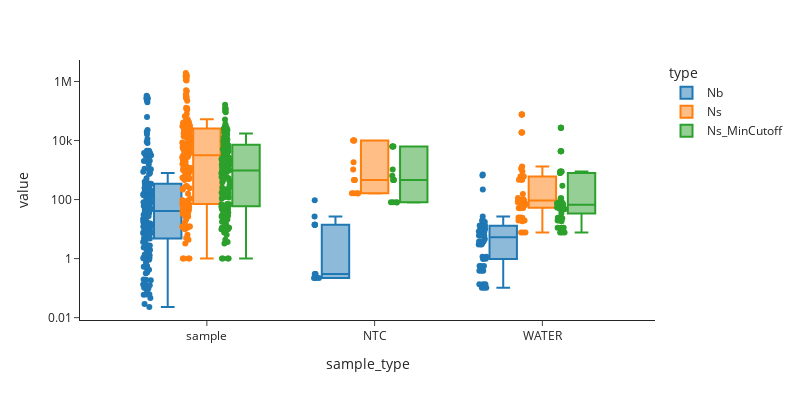
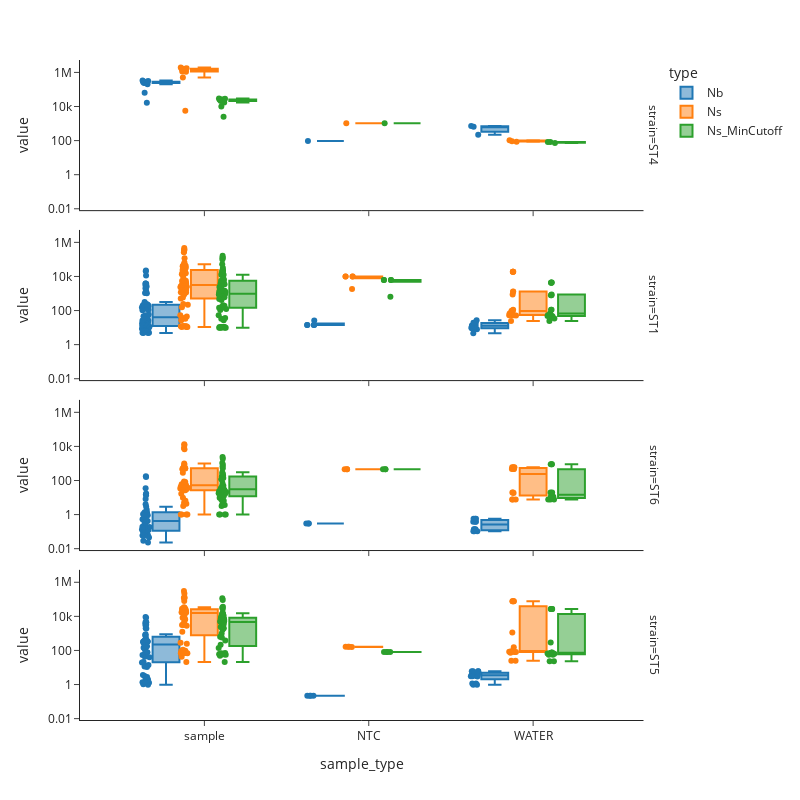

These figures' notebook cell, in order:
### Code cell
df_plot = df_FP[['cage','strain', 'sample_id', 'sample_type','Nb', 'Ns', 'Ns_MinCutoff']].set_index(['cage','strain', 'sample_id', 'sample_type']).stack()
df_plot = df_plot.reset_index()
df_plot = df_plot.rename(columns = {'level_4': 'type', 0: 'value'})
display(df_plot)
fig = px.box(df_plot,
            y = 'value',
            x = 'sample_type',
            color = 'type',
            points = 'all',
            template = 'simple_white',
            width = 800,
            height = 400,
            log_y = True)
fig.show()
fig = px.box(df_plot,
            y = 'value',
            x = 'sample_type',
            facet_row = 'strain',
            color = 'type',
            points = 'all',
            template = 'simple_white',
            width = 800,
            height = 800,
            log_y = True)
fig.show()

### Figure 1 — Plotly figure (JSON) as saved in the notebook; plotly's stock layout.template omitted (floating-point values rounded to 4 significant figures; data arrays with more than 128 entries replaced by an {"elided": "..."} marker saying what was removed)
{"data": [{"alignmentgroup": "True", "boxpoints": "all", "hovertemplate": "type=Nb<br>sample_type=%{x}<br>value=%{y}<extra></extra>", "legendgroup": "Nb", "marker": {"color": "#1F77B4"}, "name": "Nb", "notched": false, "offsetgroup": "Nb", "orientation": "v", "showlegend": true, "type": "box", "x": {"elided": "245 str values"}, "x0": " ", "xaxis": "x", "y": {"elided": "245 float values"}, "y0": " ", "yaxis": "y"}, {"alignmentgroup": "True", "boxpoints": "all", "hovertemplate": "type=Ns<br>sample_type=%{x}<br>value=%{y}<extra></extra>", "legendgroup": "Ns", "marker": {"color": "#FF7F0E"}, "name": "Ns", "notched": false, "offsetgroup": "Ns", "orientation": "v", "showlegend": true, "type": "box", "x": {"elided": "245 str values"}, "x0": " ", "xaxis": "x", "y": {"elided": "245 float values"}, "y0": " ", "yaxis": "y"}, {"alignmentgroup": "True", "boxpoints": "all", "hovertemplate": "type=Ns_MinCutoff<br>sample_type=%{x}<br>value=%{y}<extra></extra>", "legendgroup": "Ns_MinCutoff", "marker": {"color": "#2CA02C"}, "name": "Ns_MinCutoff", "notched": false, "offsetgroup": "Ns_MinCutoff", "orientation": "v", "showlegend": true, "type": "box", "x": {"elided": "245 str values"}, "x0": " ", "xaxis": "x", "y": {"elided": "245 float values"}, "y0": " ", "yaxis": "y"}], "layout": {"boxmode": "group", "height": 400, "legend": {"title": {"text": "type"}, "tracegroupgap": 0}, "margin": {"t": 60}, "width": 800, "xaxis": {"anchor": "y", "domain": [0, 1], "title": {"text": "sample_type"}}, "yaxis": {"anchor": "x", "domain": [0, 1], "title": {"text": "value"}, "type": "log"}}}

### Figure 2 — Plotly figure (JSON) as saved in the notebook; plotly's stock layout.template omitted (floating-point values rounded to 4 significant figures)
{"data": [{"alignmentgroup": "True", "boxpoints": "all", "hovertemplate": "type=Nb<br>strain=ST4<br>sample_type=%{x}<br>value=%{y}<extra></extra>", "legendgroup": "Nb", "marker": {"color": "#1F77B4"}, "name": "Nb", "notched": false, "offsetgroup": "Nb", "orientation": "v", "showlegend": true, "type": "box", "x": ["sample", "sample", "sample", "sample", "sample", "sample", "sample", "sample", "sample", "sample", "sample", "sample", "sample", "sample", "NTC", "WATER", "WATER", "WATER"], "x0": " ", "xaxis": "x4", "y": [199300.0, 253200.0, 265700.0, 236900.0, 280800.0, 238600.0, 16420.0, 63240.0, 329900.0, 273600.0, 312400.0, 261200.0, 280200.0, 239400.0, 93.85, 219.1, 711.3, 648.7], "y0": " ", "yaxis": "y4"}, {"alignmentgroup": "True", "boxpoints": "all", "hovertemplate": "type=Nb<br>strain=ST1<br>sample_type=%{x}<br>value=%{y}<extra></extra>", "legendgroup": "Nb", "marker": {"color": "#1F77B4"}, "name": "Nb", "notched": false, "offsetgroup": "Nb", "orientation": "v", "showlegend": false, "type": "box", "x": ["sample", "sample", "sample", "sample", "sample", "sample", "sample", "sample", "sample", "sample", "sample", "sample", "sample", "sample", "NTC", "WATER", "WATER", "WATER", "sample", "sample", "sample", "sample", "sample", "sample", "sample", "sample", "sample", "sample", "sample", "sample", "sample", "sample", "NTC", "WATER", "WATER", "WATER", "WATER", "sample", "sample", "sample", "sample", "sample", "sample", "sample", "sample", "sample", "sample", "sample", "sample", "sample", "sample", "NTC", "WATER", "WATER", "WATER", "WATER", "sample", "sample", "sample", "sample", "sample", "sample", "sample", "sample", "sample", "sample", "sample", "sample", "sample", "sample", "NTC", "WATER", "WATER", "WATER", "WATER", "sample", "sample", "sample", "sample", "sample", "sample", "sample", "sample", "sample", "sample", "sample", "sample", "sample", "sample", "NTC", "WATER", "WATER", "WATER", "WATER"], "x0": " ", "xaxis": "x3", "y": [26.4, 35.33, 12.46, 12.76, 8.525, 12.21, 150.9, 319.5, 17.38, 17.9, 13.02, 13.73, 14.43, 14.71, 26.48, 8.115, 26.81, 17.32, 9.444, 12.26, 7.31, 4.92, 8.063, 4.865, 46.62, 13.83, 7.193, 5.016, 7.139, 5.583, 7.88, 4.836, 14.07, 10.35, 9.087, 19.39, 13.14, 6.569, 125.3, 216.5, 27.34, 205.8, 170.3, 17.72, 11.24, 213.4, 46.82, 217.6, 52.86, 212.7, 198.3, 14.05, 9.787, 4.598, 19.39, 13.15, 8.121, 8.649, 2577.0, 12.78, 1113.0, 59.56, 244.8, 15.88, 3825.0, 191.4, 3770.0, 105.8, 1534.0, 186.3, 14.07, 9.66, 8.263, 19.39, 12.86, 112.8, 3822.0, 3524.0, 140.1, 1068.0, 11230.0, 30.69, 22530.0, 211.3, 20000.0, 1034.0, 2046.0, 3026.0, 22.16, 14.07, 10.15, 8.644, 19.39, 13.01], "y0": " ", "yaxis": "y3"}, {"alignmentgroup": "True", "boxpoints": "all", "hovertemplate": "type=Nb<br>strain=ST6<br>sample_type=%{x}<br>value=%{y}<extra></extra>", "legendgroup": "Nb", "marker": {"color": "#1F77B4"}, "name": "Nb", "notched": false, "offsetgroup": "Nb", "orientation": "v", "showlegend": false, "type": "box", "x": ["sample", "sample", "sample", "sample", "sample", "sample", "sample", "sample", "sample", "sample", "sample", "sample", "sample", "sample", "NTC", "WATER", "WATER", "WATER", "WATER", "sample", "sample", "sample", "sample", "sample", "sample", "sample", "sample", "sample", "sample", "sample", "sample", "sample", "sample", "NTC", "WATER", "WATER", "WATER", "WATER", "sample", "sample", "sample", "sample", "sample", "sample", "sample", "sample", "sample", "sample", "sample", "sample", "sample", "sample", "NTC", "WATER", "WATER", "WATER", "WATER"], "x0": " ", "xaxis": "x2", "y": [0.9653, 0.5635, 0.1245, 0.02874, 0.4174, 0.09783, 0.07937, 0.02291, 8.215, 0.1931, 0.1326, 0.1136, 1.311, 3.998, 0.2997, 0.5635, 0.3849, 0.1357, 0.1036, 0.7124, 0.1031, 0.4257, 0.1565, 0.1846, 1.373, 0.09836, 0.04593, 13.69, 0.3172, 1.018, 0.1951, 17.48, 178.4, 0.2997, 0.5633, 0.3849, 0.1357, 0.1036, 0.06023, 0.05967, 0.3365, 1.945, 0.5115, 1.084, 0.5313, 15.33, 2.84, 0.1253, 0.06167, 159.2, 35.23, 0.9195, 0.2997, 0.5635, 0.3849, 0.1357, 0.1036], "y0": " ", "yaxis": "y2"}, {"alignmentgroup": "True", "boxpoints": "all", "hovertemplate": "type=Nb<br>strain=ST5<br>sample_type=%{x}<br>value=%{y}<extra></extra>", "legendgroup": "Nb", "marker": {"color": "#1F77B4"}, "name": "Nb", "notched": false, "offsetgroup": "Nb", "orientation": "v", "showlegend": false, "type": "box", "x": ["sample", "sample", "sample", "sample", "sample", "sample", "sample", "sample", "sample", "sample", "sample", "sample", "sample", "sample", "NTC", "WATER", "WATER", "WATER", "WATER", "sample", "sample", "sample", "sample", "sample", "sample", "sample", "sample", "sample", "sample", "sample", "sample", "sample", "sample", "NTC", "WATER", "WATER", "WATER", "WATER", "sample", "sample", "sample", "sample", "sample", "sample", "sample", "sample", "sample", "sample", "sample", "sample", "sample", "sample", "NTC", "WATER", "WATER", "WATER", "WATER", "sample", "sample", "sample", "sample", "sample", "sample", "sample", "sample", "sample", "sample", "sample", "sample", "sample", "sample", "NTC", "WATER", "WATER", "WATER", "WATER"], "x0": " ", "xaxis": "x", "y": [339.8, 2.371, 73.74, 40.09, 79.68, 19.55, 334.0, 1.042, 60.59, 3.198, 162.4, 10.52, 14.02, 110.8, 0.2209, 3.814, 3.042, 6.035, 0.9788, 2.774, 331.7, 404.2, 337.1, 80.87, 338.6, 1.288, 1.44, 334.2, 345.9, 378.5, 343.7, 301.3, 334.7, 0.2211, 3.829, 3.223, 6.035, 0.9691, 1.955, 53.78, 191.7, 3179.0, 145.6, 3801.0, 1.341, 20.66, 257.3, 4504.0, 175.7, 4459.0, 161.9, 4532.0, 0.2214, 3.812, 3.003, 6.035, 1.145, 530.7, 879.2, 3133.0, 3.644, 2008.0, 11.38, 3940.0, 42.29, 9165.0, 799.4, 8265.0, 727.9, 1971.0, 0.9839, 0.2215, 3.816, 3.03, 6.035, 1.144], "y0": " ", "yaxis": "y"}, {"alignmentgroup": "True", "boxpoints": "all", "hovertemplate": "type=Ns<br>strain=ST4<br>sample_type=%{x}<br>value=%{y}<extra></extra>", "legendgroup": "Ns", "marker": {"color": "#FF7F0E"}, "name": "Ns", "notched": false, "offsetgroup": "Ns", "orientation": "v", "showlegend": true, "type": "box", "x": ["sample", "sample", "sample", "sample", "sample", "sample", "sample", "sample", "sample", "sample", "sample", "sample", "sample", "sample", "NTC", "WATER", "WATER", "WATER"], "x0": " ", "xaxis": "x4", "y": [1079000.0, 1307000.0, 1655000.0, 1386000.0, 1638000.0, 1481000.0, 5684.0, 500600.0, 1658000.0, 1940000.0, 1518000.0, 1121000.0, 1742000.0, 1169000.0, 1045.0, 103.2, 86.26, 90.41], "y0": " ", "yaxis": "y4"}, {"alignmentgroup": "True", "boxpoints": "all", "hovertemplate": "type=Ns<br>strain=ST1<br>sample_type=%{x}<br>value=%{y}<extra></extra>", "legendgroup": "Ns", "marker": {"color": "#FF7F0E"}, "name": "Ns", "notched": false, "offsetgroup": "Ns", "orientation": "v", "showlegend": false, "type": "box", "x": ["sample", "sample", "sample", "sample", "sample", "sample", "sample", "sample", "sample", "sample", "sample", "sample", "sample", "sample", "NTC", "WATER", "WATER", "WATER", "sample", "sample", "sample", "sample", "sample", "sample", "sample", "sample", "sample", "sample", "sample", "sample", "sample", "sample", "NTC", "WATER", "WATER", "WATER", "WATER", "sample", "sample", "sample", "sample", "sample", "sample", "sample", "sample", "sample", "sample", "sample", "sample", "sample", "sample", "NTC", "WATER", "WATER", "WATER", "WATER", "sample", "sample", "sample", "sample", "sample", "sample", "sample", "sample", "sample", "sample", "sample", "sample", "sample", "sample", "NTC", "WATER", "WATER", "WATER", "WATER", "sample", "sample", "sample", "sample", "sample", "sample", "sample", "sample", "sample", "sample", "sample", "sample", "sample", "sample", "NTC", "WATER", "WATER", "WATER", "WATER"], "x0": " ", "xaxis": "x3", "y": [861.0, 243.4, 2994.0, 2674.0, 2331.0, 2688.0, 3047.0, 5370.0, 5607.0, 5981.0, 3190.0, 4161.0, 3850.0, 4152.0, 1824.0, 24.16, 92.58, 64.0, 1914.0, 36.79, 12.11, 11.0, 12.11, 12.11, 16160.0, 53.22, 12.11, 32.58, 12.11, 11.0, 12.11, 11.0, 10030.0, 52.25, 888.4, 18620.0, 99.82, 2079.0, 579.9, 1172.0, 16480.0, 1164.0, 8587.0, 157.7, 26.88, 1137.0, 221.0, 1177.0, 2301.0, 1158.0, 13450.0, 9996.0, 52.76, 66.26, 18670.0, 112.8, 14070.0, 44.33, 52750.0, 514.3, 44560.0, 24010.0, 1463.0, 42220.0, 44950.0, 17140.0, 44010.0, 39730.0, 42020.0, 15250.0, 10010.0, 52.25, 1268.0, 18610.0, 84.53, 1594.0, 464000.0, 43960.0, 117100.0, 20480.0, 263400.0, 19090.0, 362700.0, 21340.0, 280000.0, 32400.0, 363700.0, 66410.0, 38550.0, 10030.0, 51.0, 1322.0, 18630.0, 95.12], "y0": " ", "yaxis": "y3"}, {"alignmentgroup": "True", "boxpoints": "all", "hovertemplate": "type=Ns<br>strain=ST6<br>sample_type=%{x}<br>value=%{y}<extra></extra>", "legendgroup": "Ns", "marker": {"color": "#FF7F0E"}, "name": "Ns", "notched": false, "offsetgroup": "Ns", "orientation": "v", "showlegend": false, "type": "box", "x": ["sample", "sample", "sample", "sample", "sample", "sample", "sample", "sample", "sample", "sample", "sample", "sample", "sample", "sample", "NTC", "WATER", "WATER", "WATER", "WATER", "sample", "sample", "sample", "sample", "sample", "sample", "sample", "sample", "sample", "sample", "sample", "sample", "sample", "sample", "NTC", "WATER", "WATER", "WATER", "WATER", "sample", "sample", "sample", "sample", "sample", "sample", "sample", "sample", "sample", "sample", "sample", "sample", "sample", "sample", "NTC", "WATER", "WATER", "WATER", "WATER"], "x0": " ", "xaxis": "x2", "y": [281.0, 461.0, 53.86, 26.88, 601.0, 43.22, 3.222, 1.0, 13520.0, 16.56, 47.67, 27.32, 521.0, 834.3, 461.0, 18.33, 601.0, 466.6, 7.667, 52.11, 1.0, 33.5, 81.0, 4.333, 41.0, 6.455, 1.0, 7987.0, 71.0, 87.67, 37.0, 522.1, 989.9, 461.0, 19.57, 601.0, 466.6, 7.667, 5.0, 59.89, 53.22, 1.0, 501.0, 65.62, 9.889, 12130.0, 6790.0, 32.11, 52.11, 716.3, 545.2, 36.38, 461.0, 19.57, 601.0, 466.6, 7.667], "y0": " ", "yaxis": "y2"}, {"alignmentgroup": "True", "boxpoints": "all", "hovertemplate": "type=Ns<br>strain=ST5<br>sample_type=%{x}<br>value=%{y}<extra></extra>", "legendgroup": "Ns", "marker": {"color": "#FF7F0E"}, "name": "Ns", "notched": false, "offsetgroup": "Ns", "orientation": "v", "showlegend": false, "type": "box", "x": ["sample", "sample", "sample", "sample", "sample", "sample", "sample", "sample", "sample", "sample", "sample", "sample", "sample", "sample", "NTC", "WATER", "WATER", "WATER", "WATER", "sample", "sample", "sample", "sample", "sample", "sample", "sample", "sample", "sample", "sample", "sample", "sample", "sample", "sample", "NTC", "WATER", "WATER", "WATER", "WATER", "sample", "sample", "sample", "sample", "sample", "sample", "sample", "sample", "sample", "sample", "sample", "sample", "sample", "sample", "NTC", "WATER", "WATER", "WATER", "WATER", "sample", "sample", "sample", "sample", "sample", "sample", "sample", "sample", "sample", "sample", "sample", "sample", "sample", "sample", "NTC", "WATER", "WATER", "WATER", "WATER"], "x0": " ", "xaxis": "x", "y": [69.42, 2771.0, 7812.0, 15020.0, 1253.0, 17120.0, 72.58, 21.0, 25720.0, 109.2, 17210.0, 16370.0, 3541.0, 18730.0, 162.2, 86.56, 72.58, 75950.0, 24.75, 9605.0, 73.63, 18640.0, 70.47, 4502.0, 92.11, 43.35, 97.47, 17780.0, 76.56, 20100.0, 68.78, 13910.0, 70.47, 161.0, 85.44, 1112.0, 76130.0, 24.75, 8314.0, 243.1, 25810.0, 18370.0, 27830.0, 27580.0, 285.4, 15620.0, 34240.0, 30690.0, 3089.0, 31850.0, 29080.0, 30250.0, 163.4, 155.4, 81.0, 75960.0, 94.75, 7988.0, 21150.0, 306400.0, 16950.0, 125000.0, 6558.0, 78840.0, 25440.0, 130000.0, 20860.0, 110400.0, 24850.0, 222700.0, 3154.0, 163.2, 84.33, 81.0, 76090.0, 93.5], "y0": " ", "yaxis": "y"}, {"alignmentgroup": "True", "boxpoints": "all", "hovertemplate": "type=Ns_MinCutoff<br>strain=ST4<br>sample_type=%{x}<br>value=%{y}<extra></extra>", "legendgroup": "Ns_MinCutoff", "marker": {"color": "#2CA02C"}, "name": "Ns_MinCutoff", "notched": false, "offsetgroup": "Ns_MinCutoff", "orientation": "v", "showlegend": true, "type": "box", "x": ["sample", "sample", "sample", "sample", "sample", "sample", "sample", "sample", "sample", "sample", "sample", "sample", "sample", "sample", "NTC", "WATER", "WATER", "WATER"], "x0": " ", "xaxis": "x4", "y": [17240.0, 22540.0, 24040.0, 22190.0, 24680.0, 21110.0, 2546.0, 10100.0, 29410.0, 26050.0, 28110.0, 24730.0, 25740.0, 22370.0, 1047.0, 82.11, 72.11, 82.18], "y0": " ", "yaxis": "y4"}, {"alignmentgroup": "True", "boxpoints": "all", "hovertemplate": "type=Ns_MinCutoff<br>strain=ST1<br>sample_type=%{x}<br>value=%{y}<extra></extra>", "legendgroup": "Ns_MinCutoff", "marker": {"color": "#2CA02C"}, "name": "Ns_MinCutoff", "notched": false, "offsetgroup": "Ns_MinCutoff", "orientation": "v", "showlegend": false, "type": "box", "x": ["sample", "sample", "sample", "sample", "sample", "sample", "sample", "sample", "sample", "sample", "sample", "sample", "sample", "sample", "NTC", "WATER", "WATER", "WATER", "sample", "sample", "sample", "sample", "sample", "sample", "sample", "sample", "sample", "sample", "sample", "sample", "sample", "sample", "NTC", "WATER", "WATER", "WATER", "WATER", "sample", "sample", "sample", "sample", "sample", "sample", "sample", "sample", "sample", "sample", "sample", "sample", "sample", "sample", "NTC", "WATER", "WATER", "WATER", "WATER", "sample", "sample", "sample", "sample", "sample", "sample", "sample", "sample", "sample", "sample", "sample", "sample", "sample", "sample", "NTC", "WATER", "WATER", "WATER", "WATER", "sample", "sample", "sample", "sample", "sample", "sample", "sample", "sample", "sample", "sample", "sample", "sample", "sample", "sample", "NTC", "WATER", "WATER", "WATER", "WATER"], "x0": " ", "xaxis": "x3", "y": [148.4, 123.1, 1028.0, 577.7, 202.1, 618.3, 575.7, 1238.0, 2376.0, 2656.0, 1118.0, 1449.0, 1548.0, 1569.0, 642.2, 24.16, 67.0, 34.0, 166.3, 36.79, 11.0, 9.889, 11.0, 9.889, 3652.0, 53.22, 11.0, 9.889, 11.0, 9.889, 11.0, 9.889, 6288.0, 111.6, 879.9, 4349.0, 48.06, 597.8, 468.4, 967.3, 863.1, 936.8, 781.0, 107.7, 26.88, 969.4, 155.7, 963.1, 143.1, 958.9, 968.4, 6286.0, 56.29, 62.05, 4337.0, 49.24, 5232.0, 33.22, 31070.0, 192.1, 22570.0, 12300.0, 1292.0, 12650.0, 23230.0, 4308.0, 21640.0, 16070.0, 18260.0, 3680.0, 6293.0, 53.5, 787.3, 4355.0, 46.88, 414.7, 161700.0, 14380.0, 3477.0, 4393.0, 51400.0, 3893.0, 120400.0, 6306.0, 97750.0, 5638.0, 129700.0, 18600.0, 8168.0, 6295.0, 109.8, 801.0, 4334.0, 48.06], "y0": " ", "yaxis": "y3"}, {"alignmentgroup": "True", "boxpoints": "all", "hovertemplate": "type=Ns_MinCutoff<br>strain=ST6<br>sample_type=%{x}<br>value=%{y}<extra></extra>", "legendgroup": "Ns_MinCutoff", "marker": {"color": "#2CA02C"}, "name": "Ns_MinCutoff", "notched": false, "offsetgroup": "Ns_MinCutoff", "orientation": "v", "showlegend": false, "type": "box", "x": ["sample", "sample", "sample", "sample", "sample", "sample", "sample", "sample", "sample", "sample", "sample", "sample", "sample", "sample", "NTC", "WATER", "WATER", "WATER", "WATER", "sample", "sample", "sample", "sample", "sample", "sample", "sample", "sample", "sample", "sample", "sample", "sample", "sample", "sample", "NTC", "WATER", "WATER", "WATER", "WATER", "sample", "sample", "sample", "sample", "sample", "sample", "sample", "sample", "sample", "sample", "sample", "sample", "sample", "sample", "NTC", "WATER", "WATER", "WATER", "WATER"], "x0": " ", "xaxis": "x2", "y": [71.0, 301.0, 11.77, 15.12, 661.0, 17.67, 3.222, 1.0, 2362.0, 16.56, 28.78, 7.667, 531.0, 250.3, 461.0, 18.33, 901.0, 11.0, 7.667, 36.56, 1.0, 19.75, 35.55, 4.333, 23.22, 6.455, 1.0, 1079.0, 139.6, 47.0, 49.0, 116.6, 193.5, 461.0, 19.57, 901.0, 11.0, 7.667, 3.667, 27.67, 21.0, 1.0, 241.0, 32.67, 9.889, 1890.0, 848.4, 22.11, 32.76, 169.2, 119.9, 28.69, 461.0, 19.57, 901.0, 11.0, 7.667], "y0": " ", "yaxis": "y2"}, {"alignmentgroup": "True", "boxpoints": "all", "hovertemplate": "type=Ns_MinCutoff<br>strain=ST5<br>sample_type=%{x}<br>value=%{y}<extra></extra>", "legendgroup": "Ns_MinCutoff", "marker": {"color": "#2CA02C"}, "name": "Ns_MinCutoff", "notched": false, "offsetgroup": "Ns_MinCutoff", "orientation": "v", "showlegend": false, "type": "box", "x": ["sample", "sample", "sample", "sample", "sample", "sample", "sample", "sample", "sample", "sample", "sample", "sample", "sample", "sample", "NTC", "WATER", "WATER", "WATER", "WATER", "sample", "sample", "sample", "sample", "sample", "sample", "sample", "sample", "sample", "sample", "sample", "sample", "sample", "sample", "NTC", "WATER", "WATER", "WATER", "WATER", "sample", "sample", "sample", "sample", "sample", "sample", "sample", "sample", "sample", "sample", "sample", "sample", "sample", "sample", "NTC", "WATER", "WATER", "WATER", "WATER", "sample", "sample", "sample", "sample", "sample", "sample", "sample", "sample", "sample", "sample", "sample", "sample", "sample", "sample", "NTC", "WATER", "WATER", "WATER", "WATER"], "x0": " ", "xaxis": "x", "y": [61.0, 388.8, 2021.0, 4801.0, 218.9, 6858.0, 64.16, 21.0, 9711.0, 69.89, 7172.0, 6862.0, 3546.0, 6355.0, 81.0, 75.44, 64.16, 26960.0, 23.5, 2413.0, 59.89, 5627.0, 59.89, 4504.0, 59.89, 48.06, 56.29, 1658.0, 59.95, 5019.0, 58.89, 2171.0, 59.89, 79.82, 74.33, 291.0, 27080.0, 23.5, 2327.0, 141.0, 8610.0, 8228.0, 5106.0, 11250.0, 68.78, 637.7, 10910.0, 15140.0, 981.0, 14670.0, 7182.0, 14590.0, 81.0, 73.22, 65.44, 26920.0, 55.12, 2861.0, 5291.0, 114300.0, 6555.0, 36590.0, 2595.0, 12380.0, 9264.0, 31930.0, 4769.0, 26730.0, 5569.0, 91360.0, 574.3, 81.0, 74.33, 67.32, 27030.0, 55.12], "y0": " ", "yaxis": "y"}], "layout": {"annotations": [{"font": {}, "showarrow": false, "text": "strain=ST5", "textangle": 90, "x": 0.98, "xanchor": "left", "xref": "paper", "y": 0.1138, "yanchor": "middle", "yref": "paper"}, {"font": {}, "showarrow": false, "text": "strain=ST6", "textangle": 90, "x": 0.98, "xanchor": "left", "xref": "paper", "y": 0.3712, "yanchor": "middle", "yref": "paper"}, {"font": {}, "showarrow": false, "text": "strain=ST1", "textangle": 90, "x": 0.98, "xanchor": "left", "xref": "paper", "y": 0.6288, "yanchor": "middle", "yref": "paper"}, {"font": {}, "showarrow": false, "text": "strain=ST4", "textangle": 90, "x": 0.98, "xanchor": "left", "xref": "paper", "y": 0.8862, "yanchor": "middle", "yref": "paper"}], "boxmode": "group", "height": 800, "legend": {"title": {"text": "type"}, "tracegroupgap": 0}, "margin": {"t": 60}, "width": 800, "xaxis": {"anchor": "y", "domain": [0, 0.98], "title": {"text": "sample_type"}}, "xaxis2": {"anchor": "y2", "domain": [0, 0.98], "matches": "x", "showticklabels": false}, "xaxis3": {"anchor": "y3", "domain": [0, 0.98], "matches": "x", "showticklabels": false}, "xaxis4": {"anchor": "y4", "domain": [0, 0.98], "matches": "x", "showticklabels": false}, "yaxis": {"anchor": "x", "domain": [0, 0.2275], "title": {"text": "value"}, "type": "log"}, "yaxis2": {"anchor": "x2", "domain": [0.2575, 0.485], "matches": "y", "title": {"text": "value"}, "type": "log"}, "yaxis3": {"anchor": "x3", "domain": [0.515, 0.7425], "matches": "y", "title": {"text": "value"}, "type": "log"}, "yaxis4": {"anchor": "x4", "domain": [0.7725, 1], "matches": "y", "title": {"text": "value"}, "type": "log"}}}
